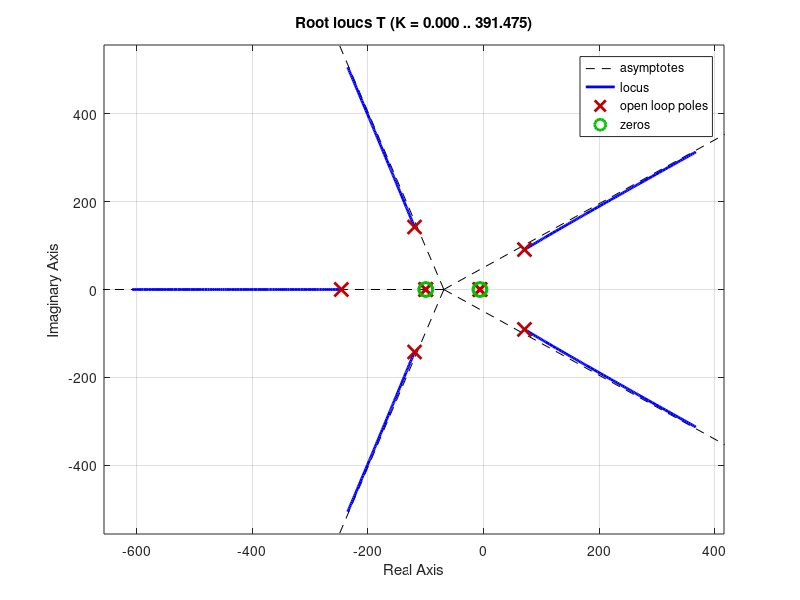

MATLAB code to generate this figure:
function [] = DC_motor_drive_system_unity_feedback_root_locus()
%defining the blocks
G1=tf(1, [0.01 1]);
G2=tf([0.17 1], [0.085 0]);
G3=G1;
G4=tf([0.15 1], [0.051 0]);
G5=tf(70, [0.0067 1]);
G6=tf(0.21, [0.15 1]);
G7=tf(130, [1 0]);
G8=tf(0.212);
G9=tf(0.1, [0.01 1]);
G10=tf(0.0044, [0.01 1]);
SIGN=-1; %all feedbacks are negative
G9with7=G9/G7;% moving the measuring point to be able to solve
%solving each section algebraically 
A=feedback(G6*G7,G8,SIGN);
B=G4*G5*A;
C=feedback(B,G9with7,SIGN);
D=G2*G3;
E=D*C;
F=feedback(E,G10,SIGN);
G=G1*F;
%outputting zpk and step reponse
zpk(G)
step(G)
rlocus(G)
Kp=1;% defining the proportioal gain
C=pid(Kp); %defines a p controller, it's assumed that it's a pid controller where ti and td = 0
T=feedback(C*G,1,-1);
rlocus(T)
end